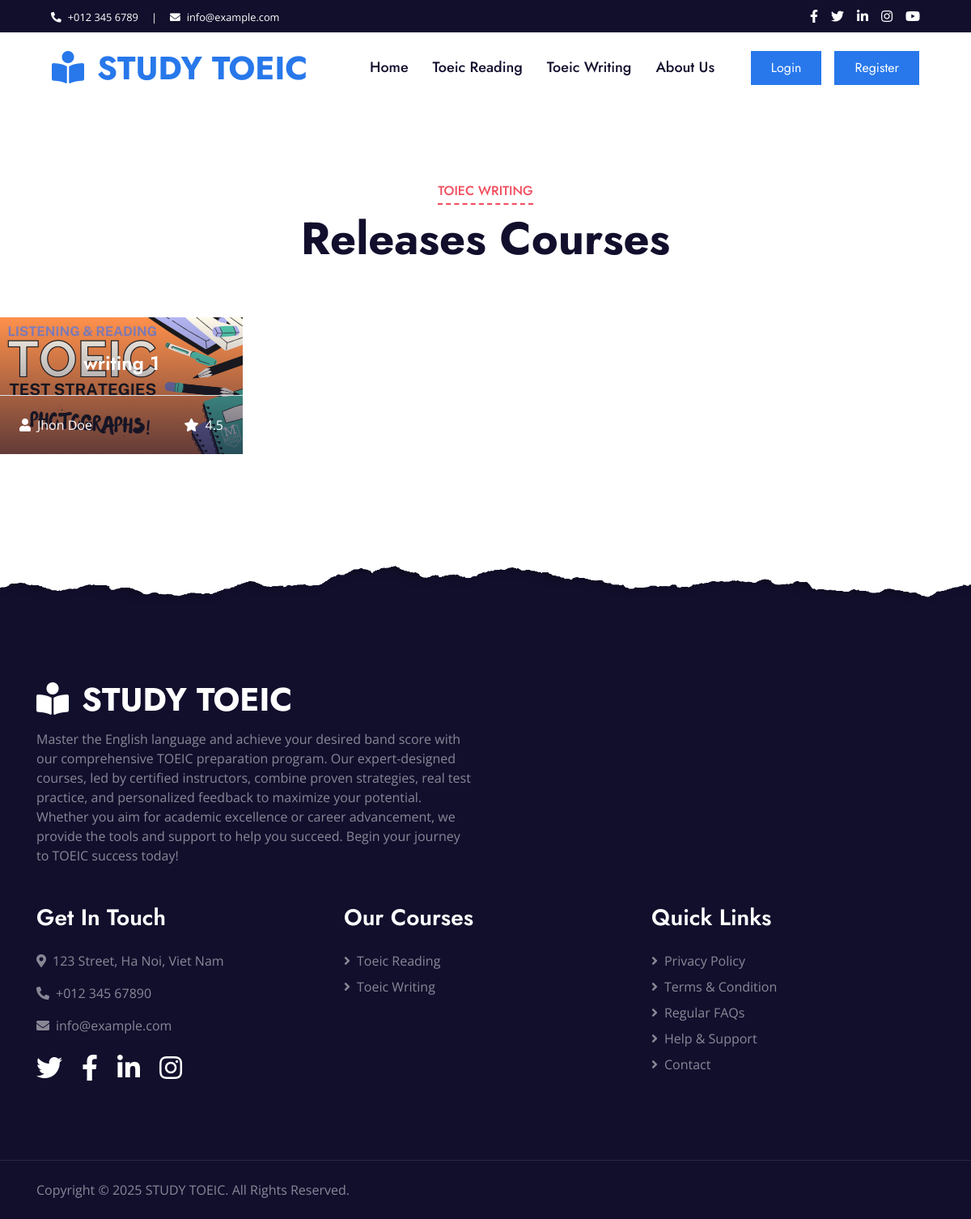
The app's page /search_results.php?keyword=writing 1 with its own data.
### tables this page shows
CREATE TABLE `categories` (
  `id` int NOT NULL AUTO_INCREMENT,
  `name` varchar(50) NOT NULL,
  `parent_id` int DEFAULT NULL,
  `created_at` datetime DEFAULT CURRENT_TIMESTAMP,
  PRIMARY KEY (`id`)
);

CREATE TABLE `documents` (
  `id` int NOT NULL AUTO_INCREMENT,
  `category_id` int NOT NULL,
  `name` varchar(500) DEFAULT NULL,
  `content` longtext,
  `file_name` varchar(500) DEFAULT NULL,
  `thumbnail` varchar(500) DEFAULT NULL,
  `created_at` datetime DEFAULT CURRENT_TIMESTAMP,
  PRIMARY KEY (`id`)
);

### classes/Session.php (called while the page is built, shortened)
<?php
class Session
{
    public static function get($key){
        if (isset($_SESSION[$key])){
            return $_SESSION[$key];
        }else{
            return false;
        }
    }
    public static function isLogin(){
        return false;
    }
}

### db/Database.php (called while the page is built, shortened)
<?php
class Database
{
    public $host = DB_HOST;
    public $user = DB_USER;
    public $pass = DB_PASSWORD;
    public $dbname = DB_NAME;
    public $link;
    private function connectDB(){
        $this->link = new mysqli($this->host, $this->user, $this->pass, $this->dbname);
    }
    public function select($query){
        $result = $this->link->query($query) or die($this->link->error.__LINE__);
        if ($result->num_rows > 0){
            return $result;
        } else{
            return false;
        }
    }
}

### search_results.php (the view, shortened to what this page needs)
<?php include "classes/Session.php";?>
<?php include "db/Database.php"?>
<?php
$db =new Database();
?>
<!DOCTYPE html>
<html lang="en">
<head>
    <link href="https://cdnjs.cloudflare.com/ajax/libs/font-awesome/5.10.0/css/all.min.css" rel="stylesheet">
    <link href="lib/owlcarousel/assets/owl.carousel.min.css" rel="stylesheet">
    <link rel="stylesheet" type="text/css" href="css/style.css" media="screen" />
</head>
<body>
    <div class="container-fluid bg-dark">
        <div class="row py-2 px-lg-5">
            <div class="col-lg-6 text-center text-lg-left mb-2 mb-lg-0">
                <div class="d-inline-flex align-items-center text-white">
                    <small><i class="fa fa-phone-alt mr-2"></i>+012 345 6789</small>
                    <small class="px-3">|</small>
                    <small><i class="fa fa-envelope mr-2"></i>info@example.com</small>
                </div>
            </div>
            <div class="col-lg-6 text-center text-lg-right">
                <div class="d-inline-flex align-items-center">
                    <a class="text-white px-2" href="">
                        <i class="fab fa-facebook-f"></i>
                    </a>
                    <a class="text-white px-2" href="">
                        <i class="fab fa-twitter"></i>
                    </a>
                    <a class="text-white px-2" href="">
                        <i class="fab fa-linkedin-in"></i>
                    </a>
                    <a class="text-white px-2" href="">
                        <i class="fab fa-instagram"></i>
                    </a>
                    <a class="text-white pl-2" href="">
                        <i class="fab fa-youtube"></i>
                    </a>
                </div>
            </div>
        </div>
    </div>
    <div class="container-fluid p-0">
        <nav class="navbar navbar-expand-lg bg-white navbar-light py-3 py-lg-0 px-lg-5">
            <a href="index.php" class="navbar-brand ml-lg-3">
                <h1 class="m-0 text-uppercase text-primary"><i class="fa fa-book-reader mr-3"></i>Study TOEIC</h1>
            </a>
            <div class="collapse navbar-collapse justify-content-between px-lg-3" id="navbarCollapse">
                <div class="navbar-nav mx-auto py-0">
                    <a href="index.php" class="nav-item nav-link">Home</a>
                    <a href="index.php#courses" class="nav-item nav-link">Toeic Reading</a>
                    <a href="index.php#courses" class="nav-item nav-link">Toeic Writing</a>
                    <a href="about.php" class="nav-item nav-link">About Us</a>
                </div>
                <?php if (!Session::isLogin()) :?>
                    <a href="login.php" class="btn btn-primary py-2 px-4 d-none d-lg-block mr-3">Login</a>
                    <a href="register.php" class="btn btn-primary py-2 px-4 d-none d-lg-block">Register</a>
                <?php endif; ?>
            </div>
        </nav>
    </div>
    <?php
        $searchData = [];
        $categories = [];
        if ($_SERVER['REQUEST_METHOD'] == 'GET'){
            $keyword = $_GET['keyword'];
            if (!empty($keyword)) {
                $keyword = mysqli_real_escape_string($db->link, $keyword);
                $query = "SELECT * FROM documents where name like '%$keyword%' ORDER BY id DESC";
                $posts = $db->select($query);
                if ($posts){
                    while ($result = $posts->fetch_assoc()){
                        if (!in_array($result['category_id'], $categories)) {
                            $categories[] = $result['category_id'];
                        }
                        $searchData[] = $result;
                    }
                }
            }
        }
    ?>
    <?php if (count($categories)) :?>
        <div class="container-fluid px-0 py-5" id="courses">
            <?php foreach ($categories as $categoryId) :?>
                <?php
                    $query = "SELECT * FROM categories where id = '$categoryId'";
                    $category = $db->select($query);
                    if ($category) {
                        $category = mysqli_fetch_array($category);
                    }
                ?>
                <div class="row mx-0 justify-content-center pt-5">
                    <div class="col-lg-6">
                        <div class="section-title text-center position-relative mb-4">
                            <h6 class="d-inline-block position-relative text-secondary text-uppercase pb-2"><?php echo $category['name'] ?></h6>
                            <h1 class="display-4">Releases Courses</h1>
                        </div>
                    </div>
                </div>
                <div class="owl-carousel courses-carousel">
                    <?php
                        $getPosts = [];
                        foreach($searchData as $item) {
                            if ($item['category_id'] == $categoryId) {
                                $getPosts[] = $item;
                            }
                        }
                    ?>
                    <?php foreach($getPosts as $item) :?>
                        <div class="courses-item position-relative">
                            <img class="img-fluid" src="<?php echo 'admin/'.$item['thumbnail'] ?>" alt="">
                            <div class="courses-text">
                                <h4 class="text-center text-white px-3"><?php echo $item['name'] ?></h4>
                                <div class="border-top w-100 mt-3">
                                    <div class="d-flex justify-content-between p-4">
                                        <span class="text-white"><i class="fa fa-user mr-2"></i>Jhon Doe</span>
                                        <span class="text-white"><i class="fa fa-star mr-2"></i>4.5</span>
                                    </div>
                                </div>
                            </div>
                        </div>
                    <?php endforeach; ?>
                </div>
            <?php endforeach; ?>
        </div>
    <?php endif; ?>
<?php include "includes/footer.php"; ?>

### records on screen
categories: name "TOIEC WRITING"
documents: thumbnail (picture), name "writing 1"
